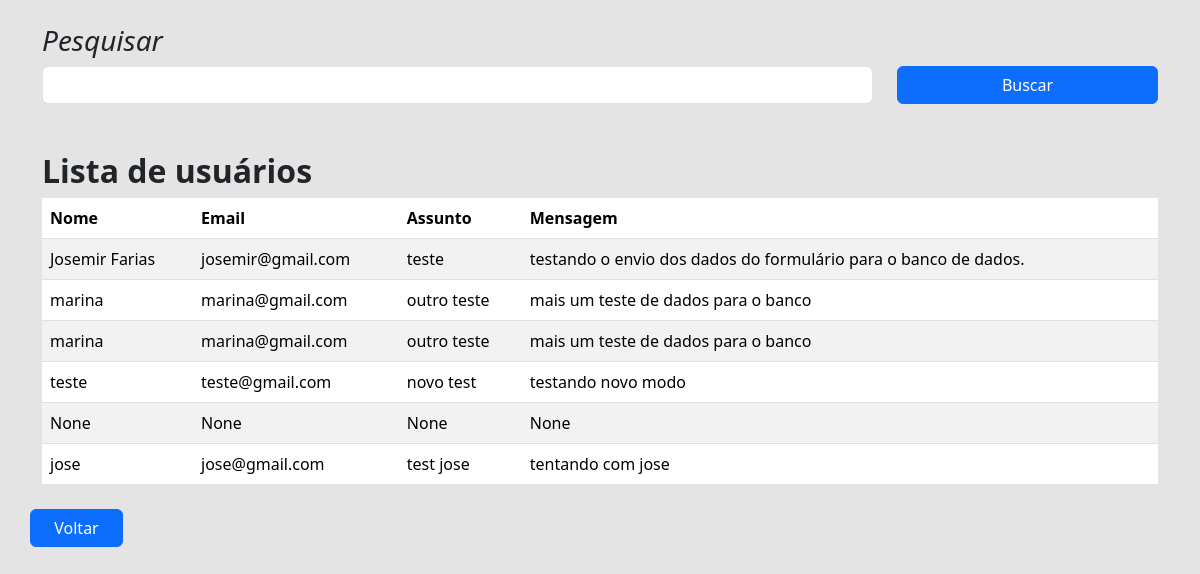
The app's page /lista, older data.
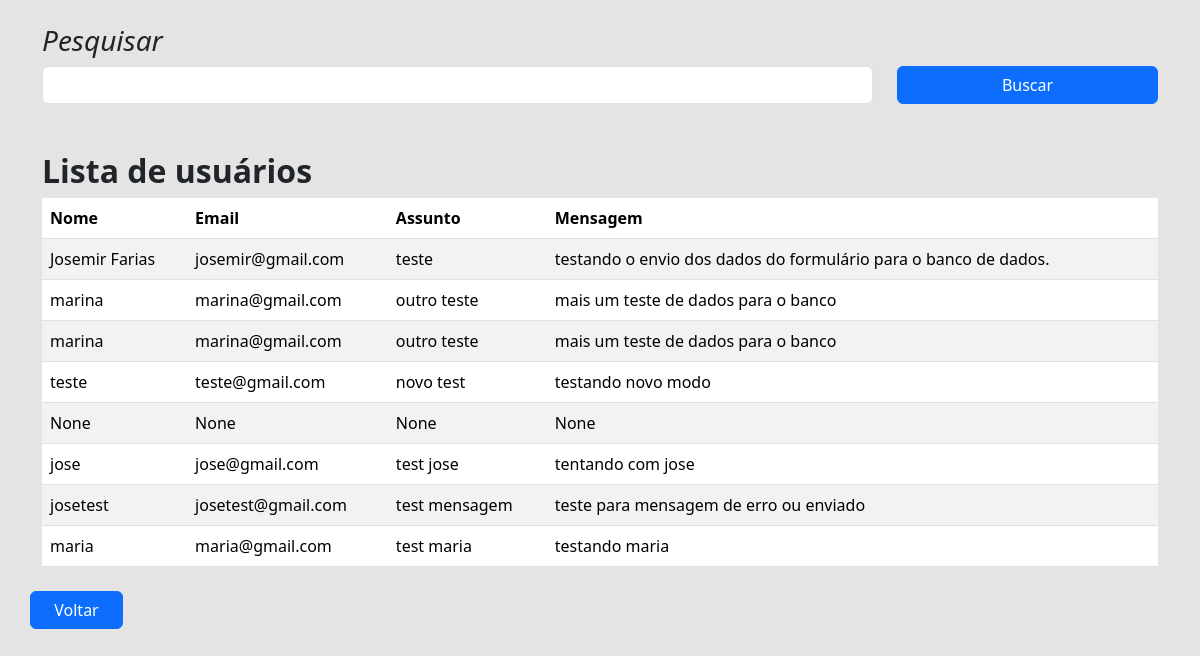
The same page, newer data.
### app/models.py (models this page shows)
class User(db.Model):
    id = db.Column(db.Integer, primary_key=True)
    data_criacao = db.Column(db.DateTime, default=datetime.now(timezone.utc))
    nome = db.Column(db.String, nullable=True)
    email = db.Column(db.String, nullable=True)
    assunto = db.Column(db.String, nullable=True)
    mensagem = db.Column(db.String, nullable=True)

### app/views.py (the view)
@app.route('/lista')  # Rota para a página de listagem
def lista():
    users = User.query.all()
    context = {'users': users}  # Criando um dicionário com a lista de usuários
    return render_template('lista.html', users=users)  # Renderizando o template lista.html e passando o dicionário como parâmetro

### app/templates/lista.html (shortened to what this page needs)
<!DOCTYPE html>
<html lang="pt-br">
    <head>
        <link href="https://cdn.jsdelivr.net/npm/bootstrap@5.3.3/dist/css/bootstrap.min.css" rel="stylesheet">
        <link rel="stylesheet" href="{{ url_for('static', filename='css/lista.css') }}">
    </head>
    <body>
        <div class="container">
            <div class="row mt-4">
                <h3><em>Pesquisar</em></h3>
            </div>
            <form method="get" class="row">
                <div class="col-9">
                    <input type="text" name="search" class="form-control">
                </div>
                <div class="col-3">
                    <button type="submit" class="btn btn-primary w-100">Buscar</button>
                </div>
            </form>
            <div class="row mt-5">
                <h2><strong>Lista de usuários</strong></h2>
            </div>
            <div class="col-12">
                <table class="table table-striped">
                    <thead>
                        <tr>
                            <th>Nome</th>
                            <th>Email</th>
                            <th>Assunto</th>
                            <th>Mensagem</th>
                        </tr>
                    </thead>
                    <tbody>
                        {% for user in users %}
                        <tr>
                            <td>{{ user.nome }}</td>
                            <td>{{ user.email }}</td>
                            <td>{{ user.assunto }}</td>
                            <td>{{ user.mensagem }}</td>
                        </tr>
                        {% endfor %}
                    </tbody>
                </table>
                <div class="row mt-4 col-1">
                   <a href="{{ url_for('home') }}" class="btn btn-primary">Voltar</a>
                </div>
            </div>
        </div>
    </body>
</html>

Row changes from the older to the newer data that the page shows:
added User: nome "josetest", email "josetest@gmail.com", assunto "test mensagem", mensagem "teste para mensagem de erro ou enviado"
added User: nome "maria", email "maria@gmail.com", assunto "test maria", mensagem "testando maria"
